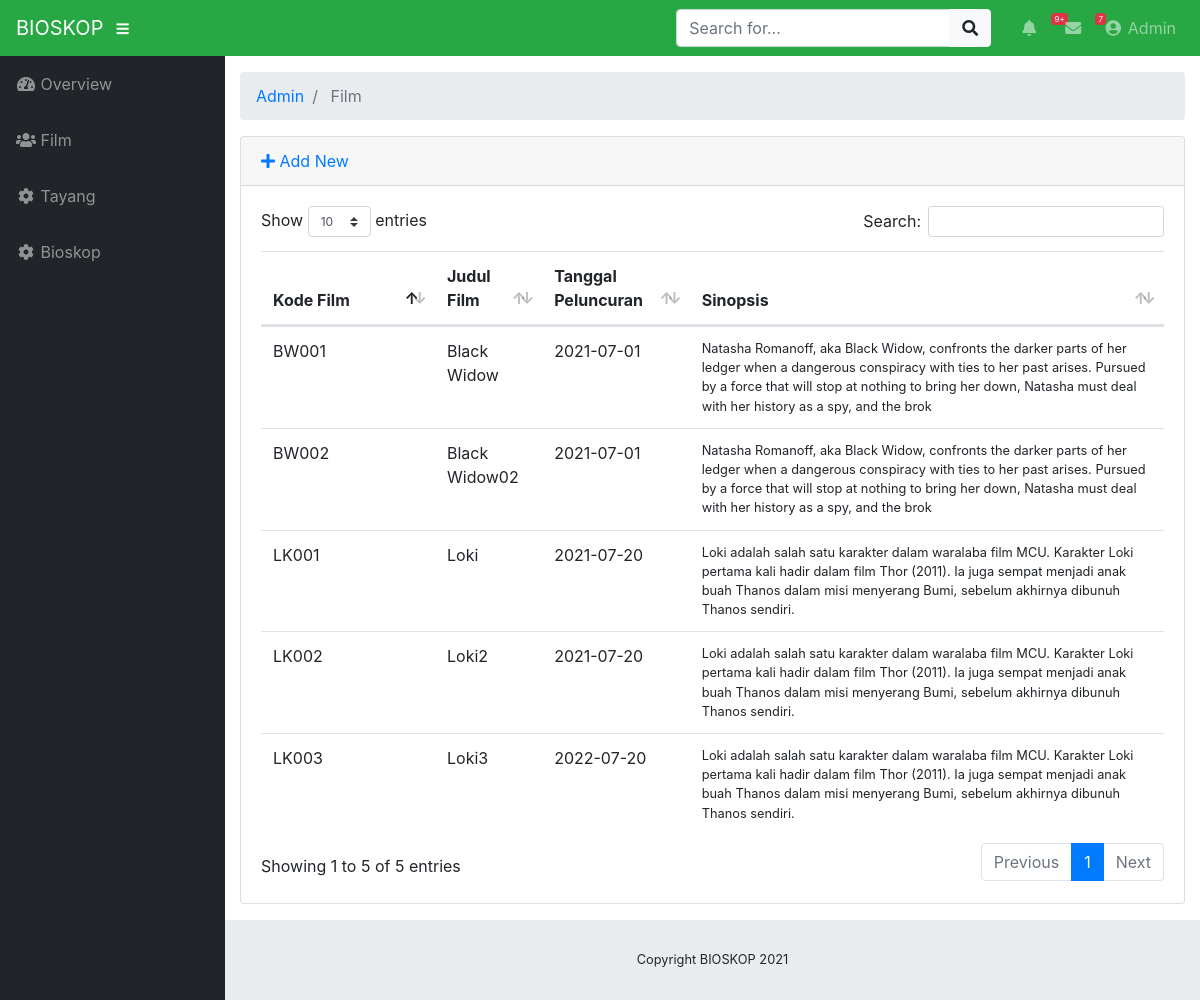
The page /index.php/admin/film on the database its author committed.
### tables this page shows
CREATE TABLE `tb_film` (
  `kd_film` varchar(25) NOT NULL,
  `judul_film` varchar(255) NOT NULL,
  `tgl_launc` date NOT NULL,
  `synopys` varchar(255) NOT NULL
);

### application/controllers/admin/Film.php (called while the page is built, shortened)
<?php
class film extends CI_Controller
{
    public function __construct()
    {
        $this->load->model("product_model");
    }
    public function index()
    {
        $data["products"] = $this->product_model->getAll();
        $this->load->view("admin/product/list", $data);
    }
}

### index.php (called while the page is built, shortened)
<?php
require_once BASEPATH.'core/CodeIgniter.php';

### application/models/Product_model.php (called while the page is built, shortened)
<?php defined('BASEPATH') OR exit('No direct script access allowed');
class Product_model extends CI_Model
{
    private $_table = "tb_film";
    public function getAll()
    {
        return $this->db->get($this->_table)->result();
    }
}

### application/views/admin/product/list.php (the view, shortened to what this page needs)
<!DOCTYPE html>
<html lang="en">
<head>
	<?php $this->load->view("admin/_partials/head.php") ?>
</head>
<body id="page-top">
	<?php $this->load->view("admin/_partials/navbar.php") ?>
	<div id="wrapper">
		<?php $this->load->view("admin/_partials/sidebar.php") ?>
		<div id="content-wrapper">
			<div class="container-fluid">
				<?php $this->load->view("admin/_partials/breadcrumb.php") ?>
				<div class="card mb-3">
					<div class="card-header">
						<a href="<?php echo site_url('admin/film/add') ?>"><i class="fas fa-plus"></i> Add New</a>
					</div>
					<div class="card-body">
						<div class="table-responsive">
							<table class="table table-hover" id="dataTable" width="100%" cellspacing="0">
								<thead>
									<tr>
										<th>Kode Film</th>
										<th>Judul Film</th>
										<th>Tanggal Peluncuran</th>
										<th>Sinopsis</th>
									</tr>
								</thead>
								<tbody>
									<?php foreach ($products as $product): ?>
									<tr>
										<td width="150">
											<?php echo $product->kd_film ?>
										</td>
										<td>
											<?php echo $product->judul_film ?>
										</td>
										<td>
											<?php echo $product->tgl_launc ?>
										</td>
										<td class="small">
											<?php echo $product->synopys ?></td>
									</tr>
									<?php endforeach; ?>
								</tbody>
							</table>
						</div>
					</div>
				</div>
			</div>
			<?php $this->load->view("admin/_partials/footer.php") ?>
		</div>
	</div>
</body>
</html>

### application/views/admin/_partials/head.php (shortened to what this page needs)
<link href="<?php echo base_url('assets/bootstrap/css/bootstrap.min.css') ?>" rel="stylesheet">
<link href="<?php echo base_url('assets/fontawesome-free/css/all.min.css') ?>" rel="stylesheet" type="text/css">
<link href="<?php echo base_url('assets/datatables/dataTables.bootstrap4.css') ?>" rel="stylesheet">
<link href="<?php echo base_url('css/sb-admin.css') ?>" rel="stylesheet">

### application/views/admin/_partials/navbar.php (shortened to what this page needs)
<nav class="navbar navbar-expand navbar-dark bg-success static-top">
    <a class="navbar-brand mr-1" href="<?php echo site_url('admin') ?>"><?php echo SITE_NAME ?></a>
    <button class="btn btn-link btn-sm text-white order-1 order-sm-0" id="sidebarToggle" href="#">
        <i class="fas fa-bars"></i>
    </button>
    <form class="d-none d-md-inline-block form-inline ml-auto mr-0 mr-md-3 my-2 my-md-0">
        <div class="input-group">
            <input type="text" class="form-control" placeholder="Search for..." aria-label="Search" aria-describedby="basic-addon2">
            <div class="input-group-append">
                <button class="btn btn-light" type="button">
                    <i class="fas fa-search"></i>
                </button>
            </div>
        </div>
    </form>
    <ul class="navbar-nav ml-auto ml-md-0">
        <li class="nav-item dropdown no-arrow mx-1">
            <a class="nav-link dropdown-toggle" href="#" id="alertsDropdown" role="button" data-toggle="dropdown" aria-haspopup="true"
                aria-expanded="false">
                <i class="fas fa-bell fa-fw"></i>
                <span class="badge badge-danger">9+</span>
            </a>
        </li>
        <li class="nav-item dropdown no-arrow mx-1">
            <a class="nav-link dropdown-toggle" href="#" id="messagesDropdown" role="button" data-toggle="dropdown" aria-haspopup="true"
                aria-expanded="false">
                <i class="fas fa-envelope fa-fw"></i>
                <span class="badge badge-danger">7</span>
            </a>
        </li>
        <li class="nav-item dropdown no-arrow">
            <a class="nav-link dropdown-toggle" href="#" id="userDropdown" role="button" data-toggle="dropdown" aria-haspopup="true"
                aria-expanded="false">
                <i class="fas fa-user-circle fa-fw"></i> Admin
            </a>
        </li>
    </ul>
</nav>

### application/views/admin/_partials/sidebar.php
<ul class="sidebar navbar-nav">
    <li class="nav-item <?php echo $this->uri->segment(2) == '' ? 'active': '' ?>">
        <a class="nav-link" href="<?php echo site_url('admin') ?>">
            <i class="fas fa-fw fa-tachometer-alt"></i>
            <span>Overview</span>
        </a>
    </li>
    <li class="nav-item">
        <a class="nav-link" href="<?php echo site_url('admin/film') ?>">
            <i class="fas fa-fw fa-users"></i>
            <span>Film</span></a>
    </li>
    <li class="nav-item">
        <a class="nav-link" href="<?php echo site_url('admin/tayang') ?>">
            <i class="fas fa-fw fa-cog"></i>
            <span>Tayang</span></a>
    </li>
    <li class="nav-item">
        <a class="nav-link" href="<?php echo site_url('admin/bioskop') ?>">
            <i class="fas fa-fw fa-cog"></i>
            <span>Bioskop</span></a>
    </li>
</ul>

### application/views/admin/_partials/breadcrumb.php
<ol class="breadcrumb">
<?php foreach ($this->uri->segments as $segment): ?>
	<?php
		$url = substr($this->uri->uri_string, 0, strpos($this->uri->uri_string, $segment)) . $segment;
		$is_active =  $url == $this->uri->uri_string;
	?>
	<li class="breadcrumb-item <?php echo $is_active ? 'active': '' ?>">
		<?php if($is_active): ?>
			<?php echo ucfirst($segment) ?>
		<?php else: ?>
			<a href="<?php echo site_url($url) ?>"><?php echo ucfirst($segment) ?></a>
		<?php endif; ?>
	</li>
<?php endforeach; ?>
</ol>

### application/views/admin/_partials/footer.php
<footer class="sticky-footer">
  <div class="container my-auto">
    <div class="copyright text-center my-auto">
      <span>Copyright  <?php echo SITE_NAME ." ". Date('Y') ?></span>
    </div>
  </div>
</footer>

### css/sb-admin.css (style rules this page uses)
html { position: relative; min-height: 100%; }
body { height: 100%; }
#wrapper { display: -webkit-box; display: -ms-flexbox; display: flex; }
#wrapper #content-wrapper { overflow-x: hidden; width: 100%; padding-top: 1rem; padding-bottom: 80px; }
.navbar-nav .nav-item.dropdown .dropdown-toggle::after { width: 1rem; text-align: center; float: right; vertical-align: 0; border: 0; font-weight: 900; content: '\f105'; font-family: 'Font Awesome 5 Free'; }
.navbar-nav .nav-item.dropdown.no-arrow .dropdown-toggle::after { display: none; }
.navbar-nav .nav-item .nav-link .badge { position: absolute; margin-left: 0.75rem; top: 0.3rem; font-weight: 400; font-size: 0.5rem; }
.sidebar { width: 90px !important; background-color: #212529; min-height: calc(100vh - 56px); }
.sidebar .nav-item:last-child { margin-bottom: 1rem; }
.sidebar .nav-item .nav-link { text-align: center; padding: 0.75rem 1rem; width: 90px; }
.sidebar .nav-item .nav-link span { font-size: 0.65rem; display: block; }
.sidebar .nav-item .nav-link { color: rgba(255, 255, 255, 0.5); }
@media (min-width: 768px) { .sidebar { width: 225px !important; } }
@media (min-width: 768px) { .sidebar .nav-item .nav-link { display: block; width: 100%; text-align: left; padding: 1rem; width: 225px; } }
@media (min-width: 768px) { .sidebar .nav-item .nav-link span { font-size: 1rem; display: inline; } }
:root { --input-padding-x: 0.75rem; --input-padding-y: 0.75rem; }
footer.sticky-footer { display: -webkit-box; display: -ms-flexbox; display: flex; position: absolute; right: 0; bottom: 0; width: calc(100% - 90px); height: 80px; background-color: #e9ecef; }
footer.sticky-footer .copyright { line-height: 1; font-size: 0.8rem; }
@media (min-width: 768px) { footer.sticky-footer { width: calc(100% - 225px); } }

### rows shown on the page
tb_film: kd_film "BW001", judul_film "Black Widow", tgl_launc "2021-07-01", synopys "Natasha Romanoff, aka Black Widow, confronts the darker parts of her ledger when a dangerous conspiracy with ties to her past arises. Pursued by a force that will stop at nothing to bring her down, Natasha must deal with her history as a spy, and the brok"
tb_film: kd_film "BW002", judul_film "Black Widow02", tgl_launc "2021-07-01", synopys "Natasha Romanoff, aka Black Widow, confronts the darker parts of her ledger when a dangerous conspiracy with ties to her past arises. Pursued by a force that will stop at nothing to bring her down, Natasha must deal with her history as a spy, and the brok"
tb_film: kd_film "LK001", judul_film "Loki", tgl_launc "2021-07-20", synopys "Loki adalah salah satu karakter dalam waralaba film MCU. Karakter Loki pertama kali hadir dalam film Thor (2011). Ia juga sempat menjadi anak buah Thanos dalam misi menyerang Bumi, sebelum akhirnya dibunuh Thanos sendiri."
tb_film: kd_film "LK002", judul_film "Loki2", tgl_launc "2021-07-20", synopys "Loki adalah salah satu karakter dalam waralaba film MCU. Karakter Loki pertama kali hadir dalam film Thor (2011). Ia juga sempat menjadi anak buah Thanos dalam misi menyerang Bumi, sebelum akhirnya dibunuh Thanos sendiri."
tb_film: kd_film "LK003", judul_film "Loki3", tgl_launc "2022-07-20", synopys "Loki adalah salah satu karakter dalam waralaba film MCU. Karakter Loki pertama kali hadir dalam film Thor (2011). Ia juga sempat menjadi anak buah Thanos dalam misi menyerang Bumi, sebelum akhirnya dibunuh Thanos sendiri."

### other values the page prints
SITE_NAME "BIOSKOP"
$segment "Admin"
$segment "Film"
Date('Y') "2021"
